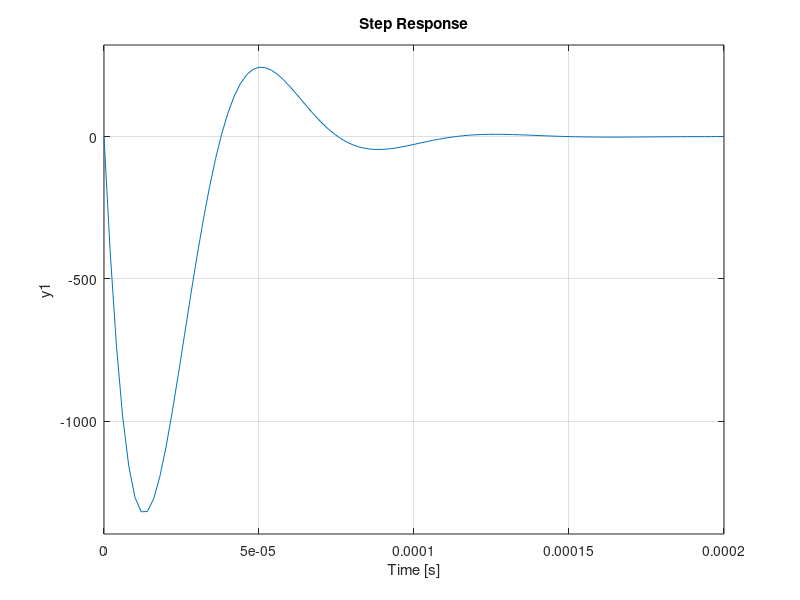

The MATLAB script that drew this image:
s = tf('s');
p1 =2 * pi * 20;           %primer polo del operacional en rads
%p2 = 2* pi * 60e6;          %segundo polo del operacional en rads
Aw = 1.778279 * 1e6 * 1 / ((1+s/p1)) ;   %transferencia del operacional


R1 = 25e3;                      
C = 1e-6;                   %R1 y C para tau = 30 ms
R2 = 0;                 %por ahora lo considero 0

H = (1 + s*C*R2) / (1 + s*C*(R1+R2));   


R2 = 10; % calculada para polo en 16 kHz

Hcomp = (1 + s*C*R2) / (1 + s*C*(R1+R2));   

bode(Aw, 1/Hcomp)


%%

GH = Aw*Hcomp;

margin(GH)

%%

step(GH)

%%
tlc = Aw/ ( 1+ Aw * Hcomp);

bode(tlc)

%%

step(tlc)

%%

Gmenos = -s*C*R1/(1+s*C*(R2+R1));
tlcmenos = minreal(Gmenos*tlc) ;

zpk(tlcmenos)


bode(tlcmenos)

%%
step(tlcmenos)